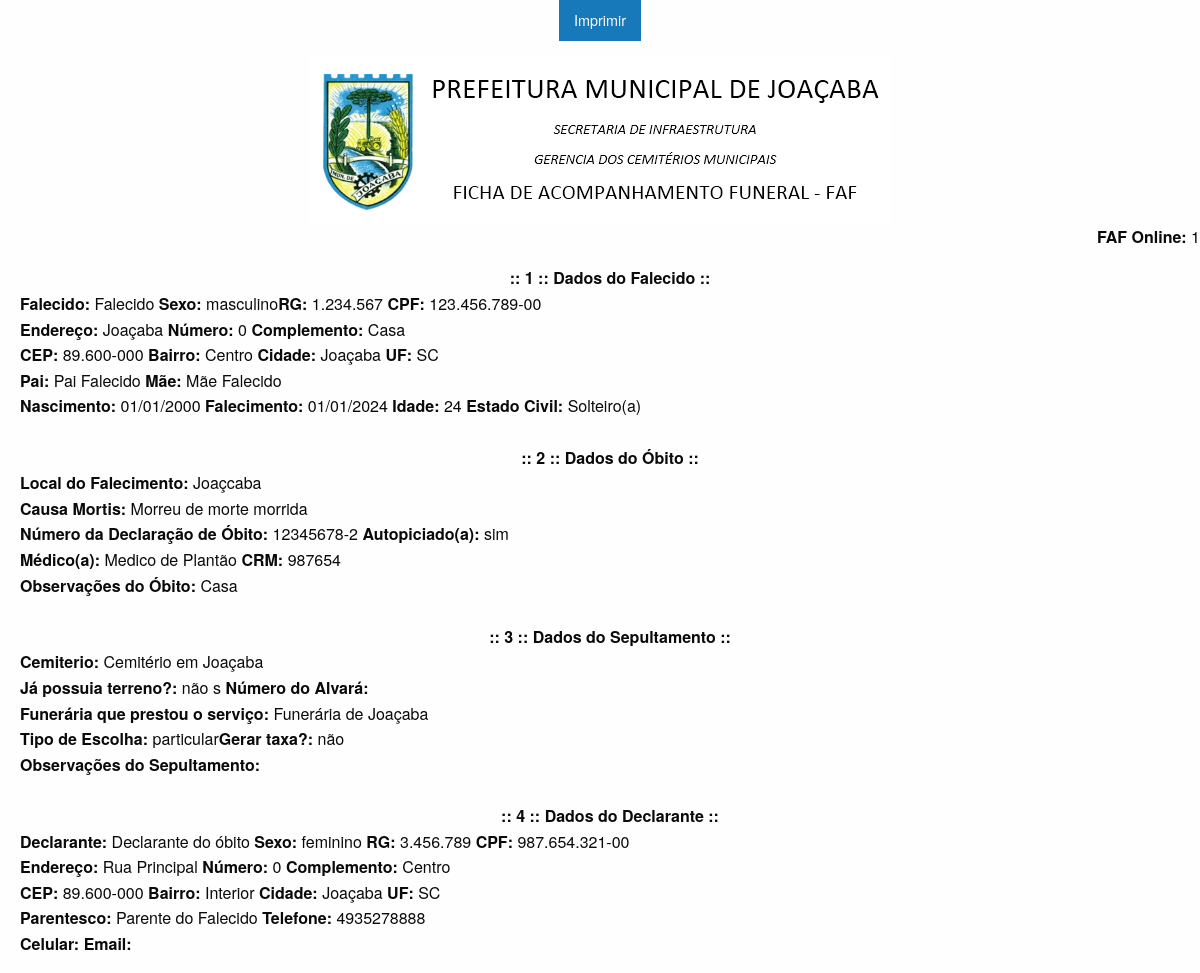
Screenshot of /imprimirfaf.php with the database file from the repository.
### tables this page shows
CREATE TABLE `faf` (
  `id` int(11) NOT NULL,
  `falecido` varchar(100) NOT NULL,
  `sexo` varchar(10) NOT NULL,
  `rg_falecido` varchar(20) NOT NULL,
  `cpf_falecido` varchar(20) NOT NULL,
  `end_falecido` varchar(100) NOT NULL,
  `end_num_falecido` varchar(10) NOT NULL,
  `end_comp_falecido` varchar(50) NOT NULL,
  `cep_falecido` varchar(20) NOT NULL,
  `bairro_falecido` varchar(50) NOT NULL,
  `cidade_falecido` varchar(50) NOT NULL,
  `uf_falecido` varchar(2) NOT NULL,
  `pai_falecido` varchar(100) NOT NULL,
  `mae_falecido` varchar(100) NOT NULL,
  `data_nasc_falecido` varchar(20) NOT NULL,
  `data_falecimento` varchar(20) NOT NULL,
  `idade_falecido` int(11) NOT NULL,
  `est_civil_falecido` varchar(20) NOT NULL,
  `loc_falecimento` varchar(100) NOT NULL,
  `causa_mortis` varchar(100) NOT NULL,
  `num_dec_obito` varchar(20) NOT NULL,
  `autopiciado` varchar(5) NOT NULL,
  `medico` varchar(100) NOT NULL,
  `crm` varchar(20) NOT NULL,
  `obs_obito` varchar(1000) NOT NULL,
  `cemiterio` varchar(100) NOT NULL,
  `possui_terreno` varchar(5) NOT NULL,
  `alvara` varchar(11) NOT NULL,
  `obs_sepultamento` varchar(1000) NOT NULL,
  `declarante` varchar(100) NOT NULL,
  `sexo_declarante` varchar(10) NOT NULL,
  `rg_declarante` varchar(20) NOT NULL,
  `cpf_declarante` varchar(20) NOT NULL,
  `end_declarante` varchar(100) NOT NULL,
  `end_num_declarante` varchar(20) NOT NULL,
  `end_comp_declarante` varchar(50) NOT NULL,
  `cep_declarante` varchar(20) NOT NULL,
  `bairro_declarante` varchar(50) NOT NULL,
  `cidade_declarante` varchar(50) NOT NULL,
  `uf_declarante` varchar(2) NOT NULL,
  `parentesco_declarante` varchar(50) NOT NULL,
  `fone_declarante` varchar(20) NOT NULL,
  `celular_declarante` varchar(20) NOT NULL,
  `email_declarante` varchar(50) NOT NULL,
  `funeraria` varchar(50) NOT NULL,
  `escolha` varchar(20) NOT NULL,
  `taxa` varchar(5) NOT NULL
);

### imprimirfaf.php (the view, shortened to what this page needs)
<?php
	include_once("conexao.php");
?>
<html>
<head>
	<link href="css/print.css" rel="stylesheet">
	<link rel="stylesheet" type="text/css" href="css/jquery-ui.min.css">
    <link href="css/foundation.css" rel="stylesheet">
</head>
<body>
<center><input type="button" class="button" style="align:right" name="imprimir" value="Imprimir" onclick="imprime()" />
<br />
<img align="center" src="img/cabecalhofaf.png"/></center>
<form class="faf">
<ul>
	<?php
		$falecido=$_POST['falecido'];
		$sql = "SELECT * FROM faf WHERE falecido LIKE  '%".$falecido."%'";
		$res = mysqli_query($conn, $sql);
		$row = mysqli_num_rows($res);
		if ($row>0){
			While($linha = mysqli_fetch_array($res)){
				$id = $linha['id'];
				$falecido = $linha['falecido'];
				$sexo = $linha['sexo'];
				$rg_falecido = $linha['rg_falecido'];
				$cpf_falecido = $linha['cpf_falecido'];
				$end_falecido = $linha['end_falecido'];
				$end_num_falecido = $linha['end_num_falecido'];
				$end_comp_falecido = $linha['end_comp_falecido'];
				$cep_falecido = $linha['cep_falecido'];
				$bairro_falecido = $linha['bairro_falecido'];
				$cidade_falecido = $linha['cidade_falecido'];
				$uf_falecido = $linha['uf_falecido'];
				$pai_falecido = $linha['pai_falecido'];
				$mae_falecido = $linha['mae_falecido'];
				$data_nasc_falecido = $linha['data_nasc_falecido'];
				$data_falecimento = $linha['data_falecimento'];
				$idade_falecido = $linha['idade_falecido'];
				$est_civil_falecido = $linha['est_civil_falecido'];
				$loc_falecimento = $linha['loc_falecimento'];
				$causa_mortis = $linha['causa_mortis'];
				$num_dec_obito = $linha['num_dec_obito'];
				$autopiciado = $linha['autopiciado'];
				$medico = $linha['medico'];
				$crm = $linha['crm'];
				$cemiterio = $linha['cemiterio'];
				$possui_terreno = $linha['possui_terreno'];
				$alvara = $linha['alvara'];
				$funeraria = $linha['funeraria'];
				$escolha = $linha['escolha'];
				$taxa = $linha['taxa'];
				$obs_sepultamento = $linha['obs_sepultamento'];
				$declarante = $linha['declarante'];
				$sexo_declarante = $linha['sexo_declarante'];
				$rg_declarante = $linha['rg_declarante'];
				$cpf_declarante = $linha['cpf_declarante'];
				$end_declarante = $linha['end_declarante'];
				$end_num_declarante = $linha['end_num_declarante'];
				$end_comp_declarante = $linha['end_comp_declarante'];
				$cep_declarante = $linha['cep_declarante'];
				$bairro_declarante = $linha['bairro_declarante'];
				$cidade_declarante = $linha['cidade_declarante'];
				$uf_declarante = $linha['uf_declarante'];
				$parentesco_declarante = $linha['parentesco_declarante'];
				$fone_declarante = $linha['fone_declarante'];
				$celular_declarante = $linha['celular_declarante'];
				$email_declarante = $linha['email_declarante'];
				echo "<p align=right><strong>FAF Online: </strong>$id</p>";
				echo "<center><strong>:: 1 :: Dados do Falecido ::</strong></center>";
				echo "<strong>Falecido: </strong>$falecido";
				echo "<strong>  Sexo: </strong>$sexo";
				echo "<strong>RG: </strong>$rg_falecido";
				echo "<strong>  CPF: </strong>$cpf_falecido<br />";
				echo "<strong>Endereço: </strong>$end_falecido";
				echo "<strong>  Número: </strong>$end_num_falecido";
				echo "<strong>  Complemento: </strong>$end_comp_falecido<br />";
				echo "<strong>CEP: </strong>$cep_falecido";
				echo "<strong>  Bairro: </strong>$bairro_falecido";
				echo "<strong>  Cidade: </strong>$cidade_falecido";
				echo "<strong> UF: </strong>$uf_falecido<br />";
				echo "<strong>Pai: </strong>$pai_falecido";
				echo "<strong>  Mãe: </strong>$mae_falecido<br />";
				echo "<strong>  Nascimento: </strong>$data_nasc_falecido";
				echo "<strong>  Falecimento: </strong>$data_falecimento";
				echo "<strong> Idade: </strong>$idade_falecido";
				echo "<strong>  Estado Civil: </strong>$est_civil_falecido<br />";
				echo "<br /><center><strong>:: 2 :: Dados do Óbito ::</strong></center>";
				echo "<strong>Local do Falecimento: </strong>$loc_falecimento<br />";
				echo "<strong>  Causa Mortis: </strong>$causa_mortis<br />";
				echo "<strong>Número da Declaração de Óbito: </strong>$num_dec_obito";
				echo "<strong>  Autopiciado(a): </strong>$autopiciado<br />";
				echo "<strong>Médico(a): </strong>$medico";
				echo "<strong>  CRM: </strong>$crm<br />";
				echo "<strong>Observações do Óbito: </strong>$end_comp_falecido<br />";
				echo "<br /><center><strong>:: 3 :: Dados do Sepultamento ::</strong></center>";
				echo "<strong>Cemiterio: </strong>$cemiterio<br />";
				echo "<strong>  Já possuia terreno?: </strong>$possui_terreno";
				echo "<strong> Número do Alvará: </strong>$alvara<br />";
				echo "<strong>Funerária que prestou o serviço: </strong>$funeraria<br />";
				echo "<strong>Tipo de Escolha: </strong>$escolha";
				echo "<strong>Gerar taxa?: </strong>$taxa<br />";
				echo "<strong>Observações do Sepultamento: </strong>$obs_sepultamento<br />";
				echo "<br /><center><strong>:: 4 :: Dados do Declarante ::</strong></center>";
				echo "<strong>Declarante: </strong>$declarante";
				echo "<strong>  Sexo: </strong>$sexo_declarante";
				echo "<strong>  RG: </strong>$rg_declarante";
				echo "<strong>  CPF: </strong>$cpf_declarante<br />";
				echo "<strong>Endereço: </strong>$end_declarante";
				echo "<strong>  Número: </strong>$end_num_declarante";
				echo "<strong>  Complemento: </strong>$end_comp_declarante<br />";
				echo "<strong>CEP: </strong>$cep_declarante";
				echo "<strong>  Bairro: </strong>$bairro_declarante";
				echo "<strong>  Cidade: </strong>$cidade_declarante";
				echo "<strong> UF: </strong>$uf_declarante<br />";
				echo "<strong>Parentesco: </strong>$parentesco_declarante";
				echo "<strong>  Telefone: </strong>$fone_declarante<br />";
				echo "<strong>  Celular: </strong>$celular_declarante";
				echo "<strong>  Email: </strong>$email_declarante<br />";
			}
		} else{
			echo "<br /> <hr /><center>Sua pesquisa não corresponde a nenhum registro em nosso banco de dados!</center>";
			echo "<center>Verifique e tente novamente!</center>";
		}
	?>
</ul>
</form>
</body>
</html>

### rows the page displays
faf: id "1", falecido "Falecido", sexo "masculino", rg_falecido "1.234.567", cpf_falecido "123.456.789-00", end_falecido "Joaçaba", end_num_falecido "0", end_comp_falecido "Casa", cep_falecido "89.600-000", bairro_falecido "Centro", cidade_falecido "Joaçaba", uf_falecido "SC", pai_falecido "Pai Falecido", mae_falecido "Mãe Falecido", data_nasc_falecido "01/01/2000", data_falecimento "01/01/2024", idade_falecido "24", est_civil_falecido "Solteiro(a)", loc_falecimento "Joaçcaba", causa_mortis "Morreu de morte morrida", num_dec_obito "12345678-2", autopiciado "sim", medico "Medico de Plantão", crm "987654", cemiterio "Cemitério em Joaçaba", possui_terreno "não s", funeraria "Funerária de Joaçaba", escolha "particular", taxa "não", declarante "Declarante do óbito", sexo_declarante "feminino", rg_declarante "3.456.789", cpf_declarante "987.654.321-00", end_declarante "Rua Principal", end_num_declarante "0", end_comp_declarante "Centro", cep_declarante "89.600-000", bairro_declarante "Interior", cidade_declarante "Joaçaba", uf_declarante "SC", parentesco_declarante "Parente do Falecido", fone_declarante "4935278888"
